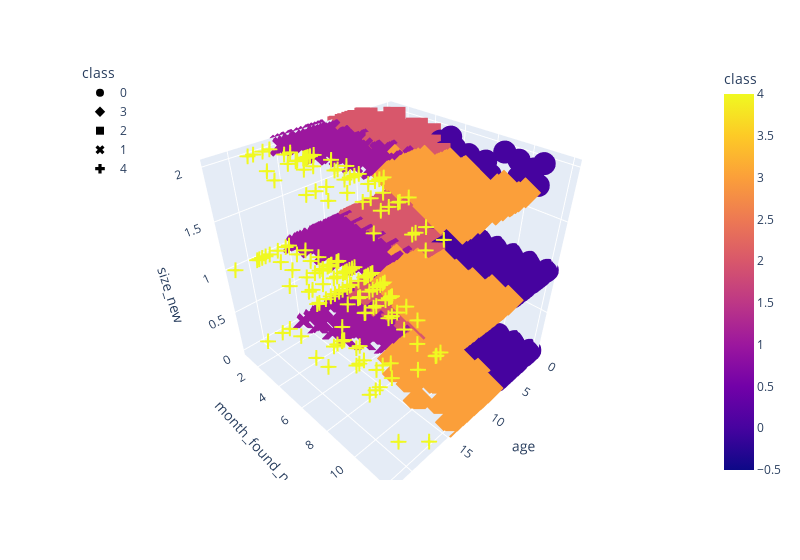

The notebook cell this image was saved under:
### Code cell
# Test 5 clusters (3D)
fig = px.scatter_3d(
    df,
    x="age",
    y="month_found_new",
    z="size_new",
    color="class",
    symbol="class",
    width=800,
)
fig.update_layout(legend=dict(x=0, y=1))
fig.show()

### Figure 1 — Plotly figure (JSON) as saved in the notebook; plotly's stock layout.template omitted (floating-point values rounded to 4 significant figures; data arrays with more than 128 entries replaced by an {"elided": "..."} marker saying what was removed)
{"data": [{"hovertemplate": "class=%{marker.color}<br>age=%{x}<br>month_found_new=%{y}<br>size_new=%{z}<extra></extra>", "legendgroup": "0", "marker": {"color": {"elided": "337 int values"}, "coloraxis": "coloraxis", "symbol": "circle"}, "mode": "markers", "name": "0", "scene": "scene", "showlegend": true, "type": "scatter3d", "x": {"elided": "337 float values"}, "y": {"elided": "337 int values"}, "z": {"elided": "337 int values"}}, {"hovertemplate": "class=%{marker.color}<br>age=%{x}<br>month_found_new=%{y}<br>size_new=%{z}<extra></extra>", "legendgroup": "3", "marker": {"color": {"elided": "529 int values"}, "coloraxis": "coloraxis", "symbol": "diamond"}, "mode": "markers", "name": "3", "scene": "scene", "showlegend": true, "type": "scatter3d", "x": {"elided": "529 float values"}, "y": {"elided": "529 int values"}, "z": {"elided": "529 int values"}}, {"hovertemplate": "class=%{marker.color}<br>age=%{x}<br>month_found_new=%{y}<br>size_new=%{z}<extra></extra>", "legendgroup": "2", "marker": {"color": {"elided": "452 int values"}, "coloraxis": "coloraxis", "symbol": "square"}, "mode": "markers", "name": "2", "scene": "scene", "showlegend": true, "type": "scatter3d", "x": {"elided": "452 float values"}, "y": {"elided": "452 int values"}, "z": {"elided": "452 int values"}}, {"hovertemplate": "class=%{marker.color}<br>age=%{x}<br>month_found_new=%{y}<br>size_new=%{z}<extra></extra>", "legendgroup": "1", "marker": {"color": {"elided": "491 int values"}, "coloraxis": "coloraxis", "symbol": "x"}, "mode": "markers", "name": "1", "scene": "scene", "showlegend": true, "type": "scatter3d", "x": {"elided": "491 float values"}, "y": {"elided": "491 int values"}, "z": {"elided": "491 int values"}}, {"hovertemplate": "class=%{marker.color}<br>age=%{x}<br>month_found_new=%{y}<br>size_new=%{z}<extra></extra>", "legendgroup": "4", "marker": {"color": {"elided": "190 int values"}, "coloraxis": "coloraxis", "symbol": "cross"}, "mode": "markers", "name": "4", "scene": "scene", "showlegend": true, "type": "scatter3d", "x": {"elided": "190 float values"}, "y": {"elided": "190 int values"}, "z": {"elided": "190 int values"}}], "layout": {"coloraxis": {"colorbar": {"title": {"text": "class"}}, "colorscale": [[0, "#0d0887"], [0.1111, "#46039f"], [0.2222, "#7201a8"], [0.3333, "#9c179e"], [0.4444, "#bd3786"], [0.5556, "#d8576b"], [0.6667, "#ed7953"], [0.7778, "#fb9f3a"], [0.8889, "#fdca26"], [1, "#f0f921"]]}, "legend": {"title": {"text": "class"}, "tracegroupgap": 0, "x": 0, "y": 1}, "margin": {"t": 60}, "scene": {"domain": {"x": [0, 1], "y": [0, 1]}, "xaxis": {"title": {"text": "age"}}, "yaxis": {"title": {"text": "month_found_new"}}, "zaxis": {"title": {"text": "size_new"}}}, "width": 800}}
